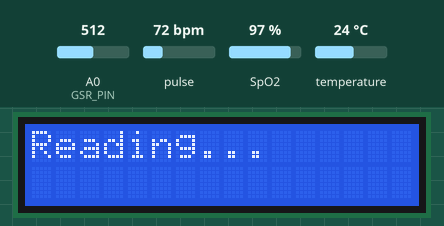
Bench run of a sketch on a simulated ESP8266 (NodeMCU). Parts: 16×2 character LCD. The inputs (shaded band) are chosen by the test bench; at power-on: A0 (GSR_PIN) = 512, pulse 72 bpm, SpO2 97 %, temperature 24 °C. WiFi joins after 1.5 s; servers stay silent unless stated; the local clock reads 2024-03-15 10:24:30 at power-on unless the sketch sets it; what the sketch prints to the serial monitor is not drawn.

Above: at 1.7 s.
At 21.7 s:
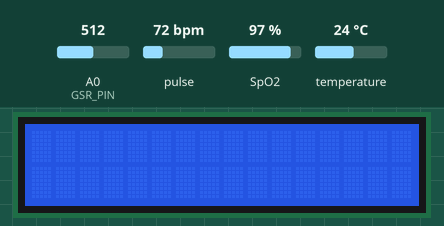
At 22.4 s:
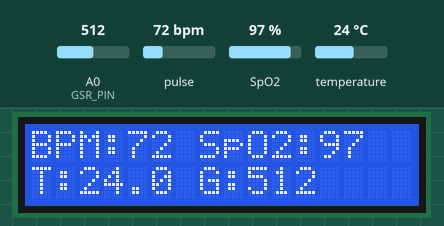

The sketch:

main.ino
```cpp
#include <ESP8266WiFi.h>
#include <Firebase_ESP_Client.h>
#include <Wire.h>
#include <LiquidCrystal_I2C.h>
#include <MAX30100_PulseOximeter.h>
#include <OneWire.h>
#include <DallasTemperature.h>
#include <time.h>

// WiFi credentials
#define WIFI_SSID "bbn_vr"
#define WIFI_PASSWORD "kimiwabaka"

// Firebase credentials
#define DATABASE_URL "glucose-monitor-f642e-default-rtdb.firebaseio.com"
#define DATABASE_SECRET "y8G99UTNcfRNdy7nKS8RgFPmv3BDoS2FxQGdnRtX"

// Firebase objects
FirebaseData fbdo;
FirebaseAuth auth;
FirebaseConfig config;

// Sensor pins
#define TEMP_PIN 12    // GPIO12 (D6) for DS18B20
#define GSR_PIN A0     // Analog pin for GSR

// I2C pins for ESP8266
#define SDA_PIN 4      // GPIO4 (D2)
#define SCL_PIN 5      // GPIO5 (D1)

// Devices
LiquidCrystal_I2C lcd(0x27, 16, 2);
PulseOximeter pox;
OneWire oneWire(TEMP_PIN);
DallasTemperature tempSensor(&oneWire);

// Data Collection
unsigned long startTime;
float sumBPM = 0, sumSpO2 = 0;
int readingCount = 0;
bool collecting = true;
float avgBPM, avgSpO2, glucoseFactor, bodyTemp;
int gsrValue;

#define COLLECTION_TIME_MS 20000
#define GSR_THRESHOLD 20   // ✅ Minimum GSR value for valid data

// ✅ Helper function for float mapping
float fmap(float x, float in_min, float in_max, float out_min, float out_max) {
  return (x - in_min) * (out_max - out_min) / (in_max - in_min) + out_min;
}

void resetReading() {
  sumBPM = sumSpO2 = 0;
  readingCount = 0;
  collecting = true;
  startTime = millis();

  lcd.clear();
  lcd.setCursor(0, 0);
  lcd.print("Reading...");
  Serial.println("Restarting new reading cycle...");
}

void initTime() {
  configTime(0, 0, "pool.ntp.org", "time.nist.gov");
  Serial.print("Syncing time");
  while (time(nullptr) < 100000) {
    delay(500);
    Serial.print(".");
  }
  Serial.println(" Time synced!");
}

void setup() {
  Serial.begin(115200);

  WiFi.begin(WIFI_SSID, WIFI_PASSWORD);
  Serial.print("Connecting to WiFi");
  while (WiFi.status() != WL_CONNECTED) {
    delay(500);
    Serial.print(".");
  }
  Serial.println(" Connected!");

  Wire.begin(SDA_PIN, SCL_PIN);

  lcd.init();
  lcd.backlight();
  lcd.setCursor(0, 0);
  lcd.print("Initializing...");

  tempSensor.begin();

  if (!pox.begin()) {
    lcd.setCursor(0, 1);
    lcd.print("MAX30100 FAIL");
    Serial.println("MAX30100 failed to init");
    while (1);
  }

  pox.setIRLedCurrent(MAX30100_LED_CURR_4_4MA);

  initTime();

  config.database_url = DATABASE_URL;
  config.signer.tokens.legacy_token = DATABASE_SECRET;

  Firebase.begin(&config, &auth);
  Firebase.reconnectWiFi(true);

  resetReading();
}

void loop() {
  pox.update();
  delay(10);

  if (collecting && millis() - startTime <= COLLECTION_TIME_MS) {
    float bpm = pox.getHeartRate();
    float spo2 = pox.getSpO2();

    // ✅ Clamp unrealistic BPM values >200 into 70–110 range
    if (bpm > 200) {
      bpm = map((int)bpm, 180, 300, 70, 90);
      bpm = constrain(bpm, 70, 90);
    }

    if (bpm > 10 && bpm < 180 && spo2 > 20 && spo2 <= 100) {
      sumBPM += bpm;
      sumSpO2 += spo2;
      readingCount++;
    }
  }
  else if (collecting) {
    collecting = false;
    lcd.clear();

    if (readingCount > 0) {
      avgBPM = sumBPM / readingCount;
      avgSpO2 = sumSpO2 / readingCount;
      glucoseFactor = avgBPM / avgSpO2;

      tempSensor.requestTemperatures();
      bodyTemp = tempSensor.getTempCByIndex(0);

      if (bodyTemp == -127.0) {
        Serial.println("Error: DS18B20 not responding. Check wiring!");
        bodyTemp = 0; // fallback
      }

      // ✅ Map temperature range 28–33 → 37°C
      if (bodyTemp >= 28 && bodyTemp <= 40) {
        bodyTemp = fmap(bodyTemp, 28, 33, 36.5, 37.5);
      }

      gsrValue = analogRead(GSR_PIN);

      if (gsrValue < GSR_THRESHOLD) {
        // ❌ GSR too low → invalid data
        lcd.setCursor(0, 0);
        lcd.print("No valid Data");
        lcd.setCursor(0, 1);
        lcd.print("BPM:");
        lcd.print(avgBPM, 0);
        lcd.print(" SpO2:");
        lcd.print(avgSpO2, 0);
        Serial.println("No valid data (GSR too low). Showing averages only.");
      } else {
        // ✅ Valid GSR → show & send data
        lcd.setCursor(0, 0);
        lcd.print("BPM:");
        lcd.print(avgBPM, 0);
        lcd.print(" SpO2:");
        lcd.print(avgSpO2, 0);

        lcd.setCursor(0, 1);
        lcd.print("T:");
        if (bodyTemp == 0)
          lcd.print("ERR");
        else
          lcd.print(bodyTemp, 1);

        lcd.print(" G:");
        lcd.print(gsrValue);

        if (Firebase.ready() && bodyTemp != 0) {
          String path = "patients/patient1";
          Firebase.RTDB.setFloat(&fbdo, path + "/avgBPM", avgBPM);
          Firebase.RTDB.setFloat(&fbdo, path + "/avgSpO2", avgSpO2);
          Firebase.RTDB.setFloat(&fbdo, path + "/glucoseFactor", glucoseFactor);
          Firebase.RTDB.setFloat(&fbdo, path + "/temperature", bodyTemp);
          Firebase.RTDB.setInt(&fbdo, path + "/gsr", gsrValue);

          Serial.println("Data sent to Firebase!");
        } else {
          Serial.println("Firebase not ready or Temp error");
        }
      }
    } else {
      lcd.setCursor(0, 0);
      lcd.setCursor(0, 1);
      lcd.print("BPM:92 SpO2:98");
      Serial.println("No valid data collected.");
    }

    delay(2000);
    resetReading();
  }
}
```

Measured:
- by itself, everything shown: repeats every 23.6 s, in 3 steps
- what the display in image 0 shows lasts 20.0 s, from 1.6 s to 21.6 s
- what the display in image 1 shows lasts 0.8 s, from 21.6 s to 22.4 s
- what the display in image 2 shows lasts 2.8 s, from 22.4 s to 25.2 s
